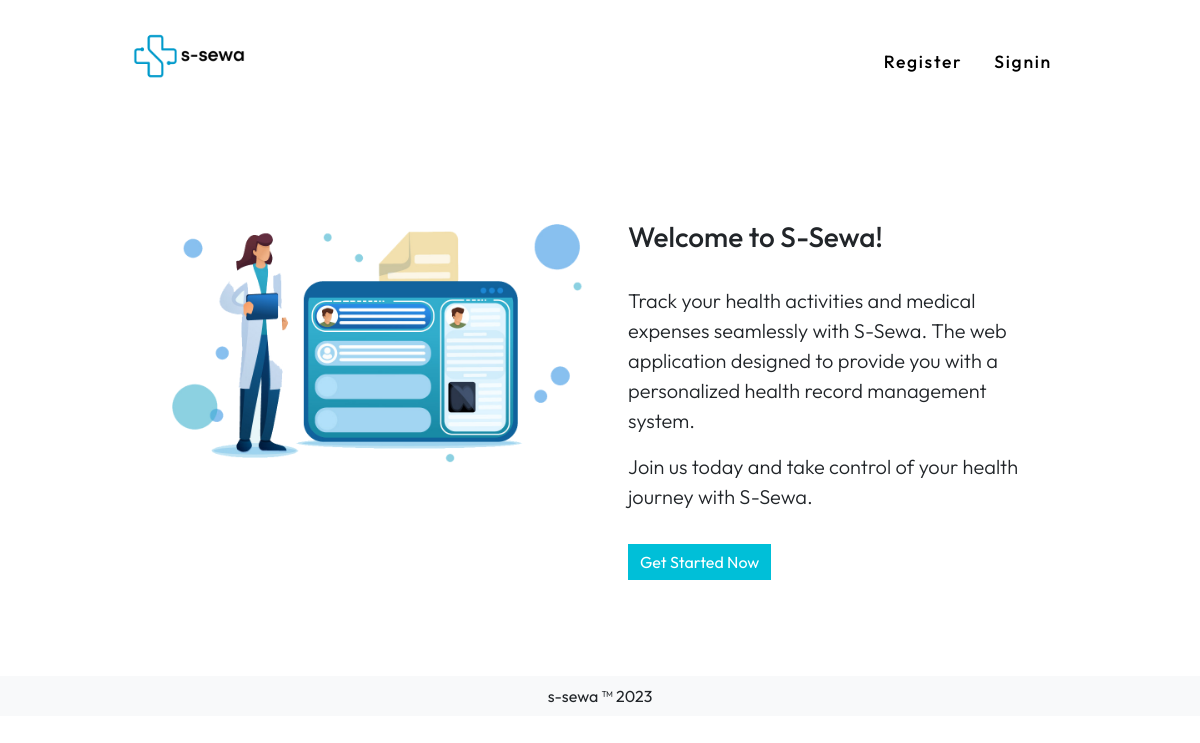
Before: /records/ (signed in) with the older database file.
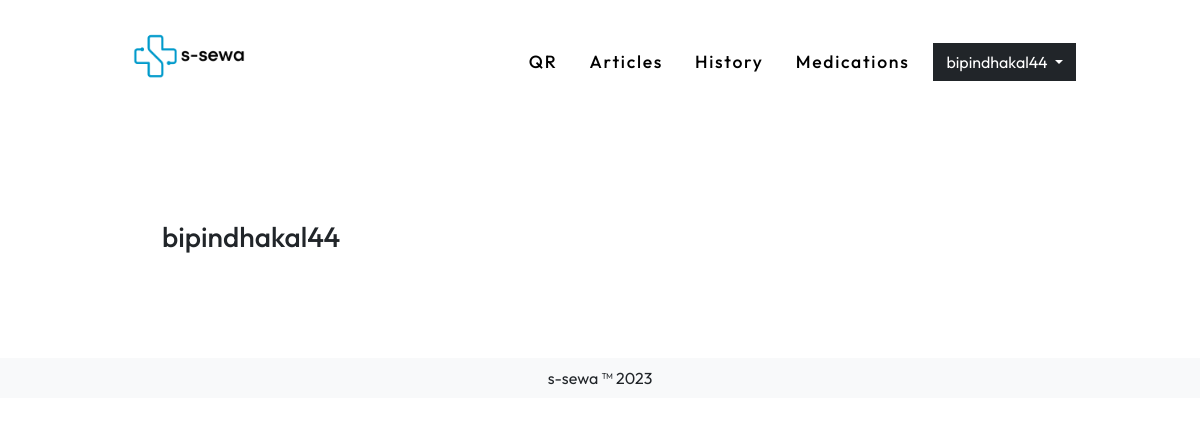
After: the same page with the newer database file.
### user_auth/models.py (models this page shows, shortened)
class User(AbstractUser):
    username = None#models.CharField(max_length=255, null=True, blank=True)
    email = models.EmailField(
        verbose_name='email address',
        max_length=255,
        unique=True,
    )
    user_verification = models.BooleanField(default=False) #initially this field is false but will se chan
    is_active = models.BooleanField(default=False)
    is_staff = models.BooleanField(default=False) # a admin user; non super-user
    is_admin = models.BooleanField(default=False)
    is_institution = models.BooleanField(default=False)
    is_patient = models.BooleanField(default=False)
    document = models.FileField(null=True, upload_to='useruploads/')
    USERNAME_FIELD = 'email'
    REQUIRED_FIELDS = [] #emaila nd password are required fields and first name and last name is inherited from the user creation model
    object = UserManager()
    @property
    def username(self):
        return self.email.split('@')[0]

### records/views.py (the view)
# urls.py: path('', HomeView.as_view(), name='home' ),
class HomeView(TemplateView):
    template_name='records/home.html'

### templates/records/home.html
{% extends '../base.html' %}
{% load static %}
{%block bodyblock%}
<div class="container-fluid px-0 mx-0 homediv">
 <div class="container col-lg-9 py-5 my-5">
  {% if user.is_authenticated %}
  <h3>{{user.username}}</h3>
   {% else %}
   <div class="row">
    <div class="col-lg-6 me-3">
        <img src="{%static 'images/home.png'%}" class="img-fluid" alt="homepicture">
    </div>
    <div class="col">
        <h3>Welcome to S-Sewa!</h3><br>
           <p class="fs-5 fw-light text-justify">Track your health activities and medical expenses seamlessly with S-Sewa. The web application designed to provide you with a personalized health record management system. </p>
            <p class="fs-5 fw-light" >Join us today and take control of your health journey with S-Sewa.</p>
            <a href="{% url 'user_auth:register'%}" class="btn mt-3  btn-primary">Get Started Now</a>
    </div>
   </div>
   {%endif%}
 </div>
</div>
{%endblock%}

### templates/navbar.html (shortened to what this page needs)
{% load static %}
<div class="container-fluid px-0 mx-0  ">
    <div class="container col-lg-10 py-3">
      <nav class="navbar navbar-expand-lg">
        <div class="container-fluid">
          <a class=" text-decoration-none logo" href="/"><img class="mb-3 me-2" height="60" src="{% static 'images/logo.png'%}" >
          </a>
          <div class="collapse navbar-collapse" id="navbarSupportedContent">
            {% if user.is_authenticated %}
            <ul class="navbar-nav ms-auto mb-2 mb-lg-0">
              <li class="nav-item me-3">
                <a class="nav-link {{homepage}}" aria-current="page" href="/"
                  >QR</a
                >
              </li>
              <li class="nav-item me-3">
                <a class="nav-link {{article_page}} " href="/articles">Articles</a>
              </li>
              <li class="nav-item me-3">
                <a class="nav-link" href="#">History</a>
              </li>
              <li class="nav-item me-3">
                <a class="nav-link " href="/" >Medications</a>
              </li>
            </ul>
            <div class="dropdown">
              <a
                class="btn btn-dark dropdown-toggle"
                href="#"
                role="button"
                id="dropdownMenuLink"
                data-bs-toggle="dropdown"
                aria-expanded="false"
              >
                {{user.username}}
              </a>
            </div>
            {%else%}
            <ul class="navbar-nav ms-auto mb-2 mb-lg-0">
              <li class="nav-item me-3">
                <a class="nav-link {{homepage}}" aria-current="page" href="{% url 'user_auth:register' %}"
                  >Register</a
                >
              </li>
              <li class="nav-item me-3">
                <a class="nav-link {{article_page}} " href="{% url 'user_auth:login' %}">Signin</a>
              </li>
            </ul>
            {%endif%}
          </div>
        </div>
      </nav>
    </div>
  </div>

Changed rows visible on the page:
now on this page (row edited): User: username "bipindhakal44"
changed User: is_active False → True (drawn)
Other visible differences:
text no longer shown: "Register Signin Welcome to S-Sewa! Track your health activities and medical expenses seamlessly with S-Sewa. The web application designed to provide you with a personalized health record management system. Join us today and take control of your health journey with S-Sewa. Get Started Now"
text now shown: "QR Articles History Medications"
